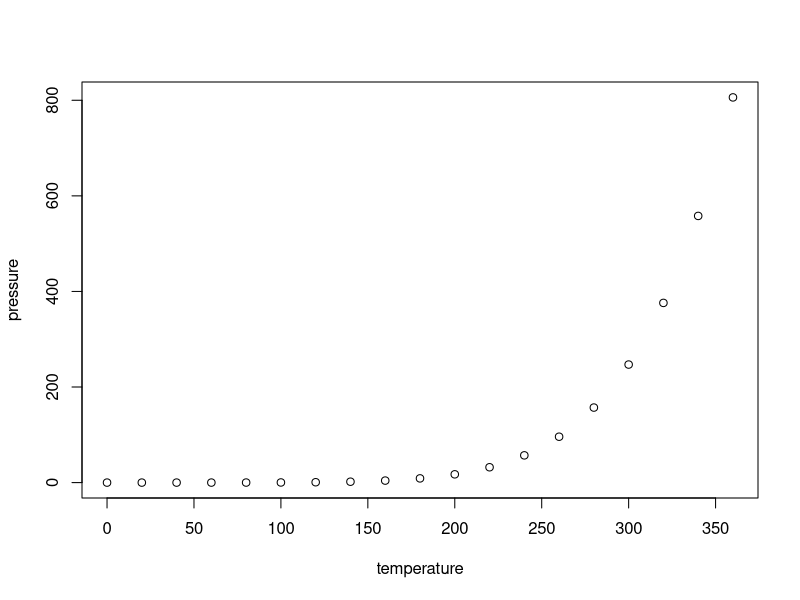
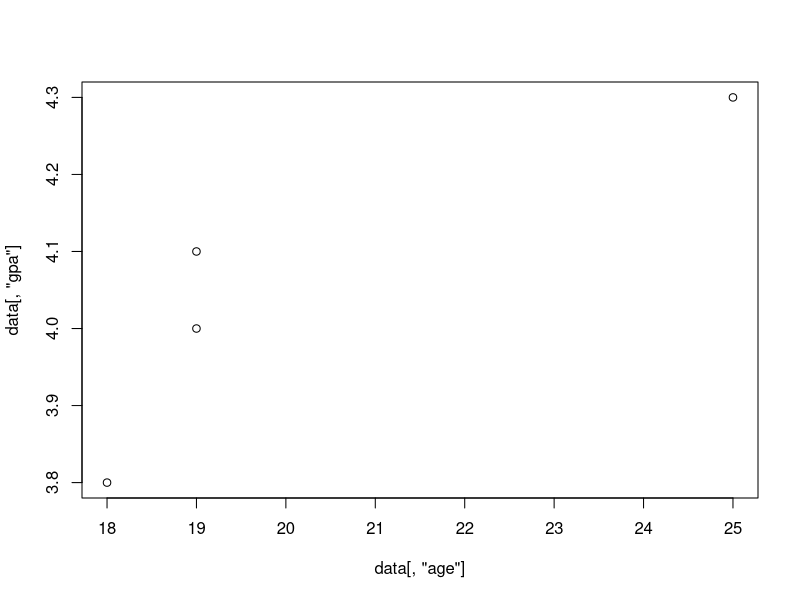

R code for these plots, in order:
## ---- chunk 1
knitr::opts_chunk$set(echo = TRUE)
## ---- chunk 2
summary(cars)
## ---- chunk 3
plot(pressure)
## ---- chunk 4
setwd('~/Documents/DSP/Data_Science_Programming/w1')
data <- read.table( './data.csv', header=TRUE, sep=',' )
data
data[,'name']
data[1,]
data[,1:2]
data[,'id']
class(data[,'name'])
## ---- chunk 5

f1 <- function( a, b ){ return(a+b) }
f2 <- function( a, b ){ return(a-b) }
case <- 2

switch( case, f1(5, 3), f2(5, 3) )

## ---- chunk 6
plot( data[,'age'], data[,'gpa'] )
